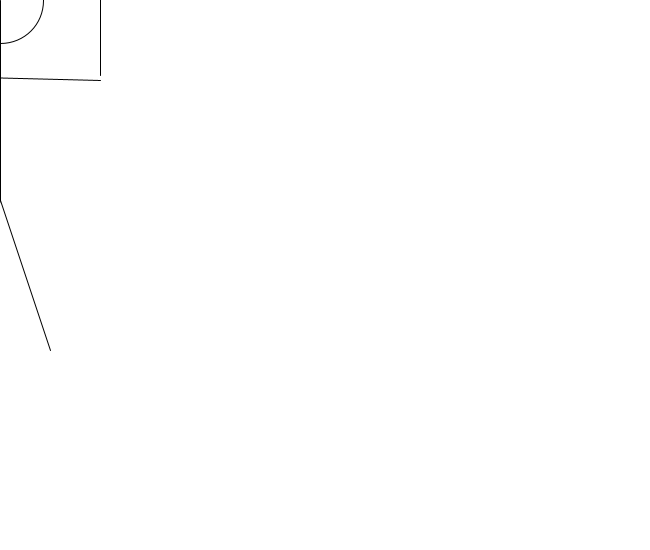
Frame 1 (no input)
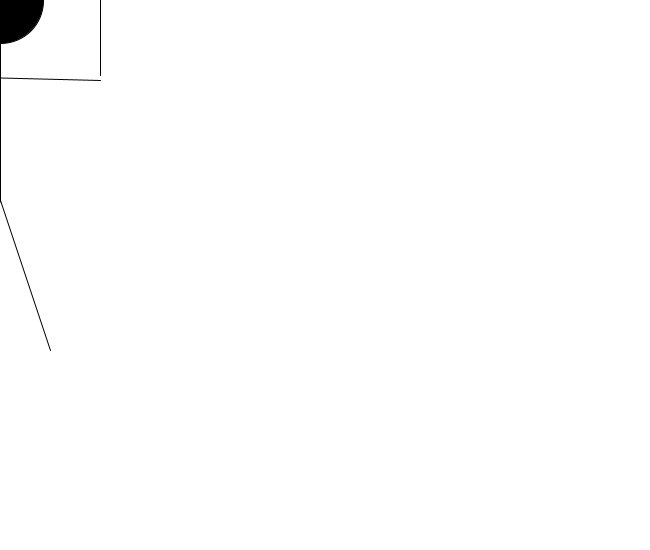
Frame 60 (the mouse pressed at the canvas centre just before this capture)
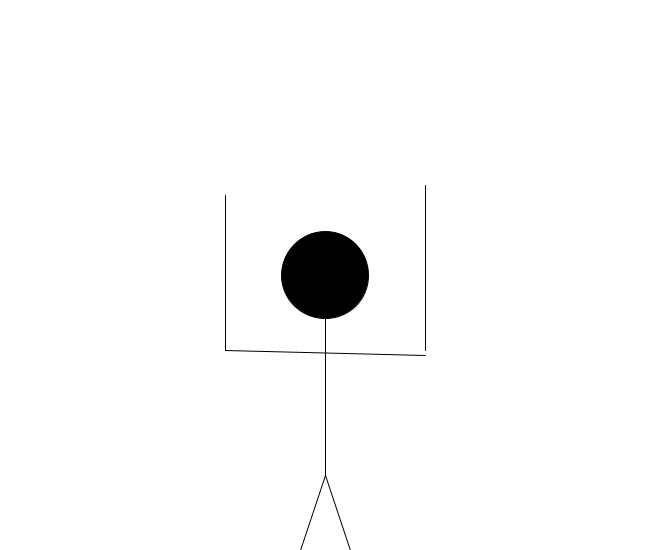
Frame 120 (the mouse held since frame 60 and released just before this capture)

The Processing sketch that drew these frames (run headless with seeded random() and noise(); from frame 60 on, the mouse is pressed at the canvas centre):

// Processing sketch: processing_160797
// ── processing_160797.pde

void setup() {
  size(650, 550);
}
void draw() {
  background(255);
  drawStickfigure(mouseX, mouseY);
}
void drawStickfigure(int x, int y) {
  ellipse(x, y, 87, 87);
  {
    fill(0);
  }
  line(x, y+200, x, y);
  line(x+100, y+80, x-100, y+75);
  line(x-100, y-80, x-100, y+75);
  line(x+100, y-90, x+100, y+75);
  line(x+50, y+350, x, y+200);
  line(x-50, y+350, x, y+200);
}
